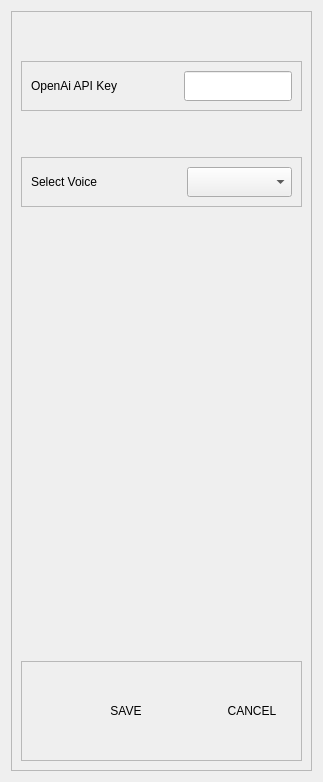
      <widget class="QWidget" name="settingspage">
       <layout class="QVBoxLayout" name="verticalLayout_6">
        <item>
         <widget class="QFrame" name="frame_5">
          <property name="minimumSize">
           <size>
            <width>200</width>
            <height>760</height>
           </size>
          </property>
          <property name="maximumSize">
           <size>
            <width>16777215</width>
            <height>16777215</height>
           </size>
          </property>
          <property name="styleSheet">
           <string notr="true"/>
          </property>
          <property name="frameShape">
           <enum>QFrame::StyledPanel</enum>
          </property>
          <property name="frameShadow">
           <enum>QFrame::Raised</enum>
          </property>
          <layout class="QVBoxLayout" name="verticalLayout_3">
           <item>
            <spacer name="verticalSpacer_2">
             <property name="orientation">
              <enum>Qt::Vertical</enum>
             </property>
             <property name="sizeType">
              <enum>QSizePolicy::Fixed</enum>
             </property>
             <property name="sizeHint" stdset="0">
              <size>
               <width>20</width>
               <height>40</height>
              </size>
             </property>
            </spacer>
           </item>
           <item>
            <widget class="QFrame" name="openAiKeyFrame">
             <property name="sizePolicy">
              <sizepolicy hsizetype="Expanding" vsizetype="Fixed">
               <horstretch>0</horstretch>
               <verstretch>0</verstretch>
              </sizepolicy>
             </property>
             <property name="minimumSize">
              <size>
               <width>0</width>
               <height>50</height>
              </size>
             </property>
             <property name="maximumSize">
              <size>
               <width>16777215</width>
               <height>50</height>
              </size>
             </property>
             <property name="frameShape">
              <enum>QFrame::StyledPanel</enum>
             </property>
             <property name="frameShadow">
              <enum>QFrame::Raised</enum>
             </property>
             <layout class="QHBoxLayout" name="horizontalLayout">
              <property name="spacing">
               <number>3</number>
              </property>
              <item>
               <widget class="QLabel" name="openAiKeyLabel">
                <property name="sizePolicy">
                 <sizepolicy hsizetype="Fixed" vsizetype="Fixed">
                  <horstretch>0</horstretch>
                  <verstretch>0</verstretch>
                 </sizepolicy>
                </property>
                <property name="minimumSize">
                 <size>
                  <width>150</width>
                  <height>30</height>
                 </size>
                </property>
                <property name="maximumSize">
                 <size>
                  <width>150</width>
                  <height>30</height>
                 </size>
                </property>
                <property name="text">
                 <string>OpenAi API Key</string>
                </property>
               </widget>
              </item>
              <item alignment="Qt::AlignVCenter">
               <widget class="QLineEdit" name="openAiKeyLineEdit">
                <property name="minimumSize">
                 <size>
                  <width>0</width>
                  <height>30</height>
                 </size>
                </property>
                <property name="maximumSize">
                 <size>
                  <width>16777215</width>
                  <height>30</height>
                 </size>
                </property>
               </widget>
              </item>
             </layout>
            </widget>
           </item>
           <item>
            <spacer name="verticalSpacer_7">
             <property name="orientation">
              <enum>Qt::Vertical</enum>
             </property>
             <property name="sizeType">
              <enum>QSizePolicy::Fixed</enum>
             </property>
             <property name="sizeHint" stdset="0">
              <size>
               <width>20</width>
               <height>40</height>
              </size>
             </property>
            </spacer>
           </item>
           <item>
            <widget class="QFrame" name="selectVoiceFrame">
             <property name="sizePolicy">
              <sizepolicy hsizetype="Expanding" vsizetype="Fixed">
               <horstretch>0</horstretch>
               <verstretch>0</verstretch>
              </sizepolicy>
             </property>
             <property name="minimumSize">
              <size>
               <width>0</width>
               <height>50</height>
              </size>
             </property>
             <property name="maximumSize">
              <size>
               <width>16777215</width>
               <height>50</height>
              </size>
             </property>
             <property name="frameShape">
              <enum>QFrame::StyledPanel</enum>
             </property>
             <property name="frameShadow">
              <enum>QFrame::Raised</enum>
             </property>
             <layout class="QHBoxLayout" name="horizontalLayout_5">
              <item>
               <widget class="QLabel" name="selectVoiceLabel">
                <property name="sizePolicy">
                 <sizepolicy hsizetype="Fixed" vsizetype="Fixed">
                  <horstretch>0</horstretch>
                  <verstretch>0</verstretch>
                 </sizepolicy>
                </property>
                <property name="minimumSize">
                 <size>
                  <width>150</width>
                  <height>30</height>
                 </size>
                </property>
                <property name="maximumSize">
                 <size>
                  <width>150</width>
                  <height>30</height>
                 </size>
                </property>
                <property name="text">
                 <string>Select Voice</string>
                </property>
               </widget>
              </item>
              <item>
               <widget class="QComboBox" name="selectVoiceComboBox">
                <property name="sizePolicy">
                 <sizepolicy hsizetype="Expanding" vsizetype="Fixed">
                  <horstretch>0</horstretch>
                  <verstretch>0</verstretch>
                 </sizepolicy>
                </property>
                <property name="maximumSize">
                 <size>
                  <width>16777215</width>
                  <height>30</height>
                 </size>
                </property>
               </widget>
              </item>
             </layout>
            </widget>
           </item>
           <item>
            <spacer name="verticalSpacer">
             <property name="orientation">
              <enum>Qt::Vertical</enum>
             </property>
             <property name="sizeHint" stdset="0">
              <size>
               <width>20</width>
               <height>40</height>
              </size>
             </property>
            </spacer>
           </item>
           <item>
            <widget class="QFrame" name="footerSettingsPage">
             <property name="sizePolicy">
              <sizepolicy hsizetype="Expanding" vsizetype="Fixed">
               <horstretch>0</horstretch>
               <verstretch>0</verstretch>
              </sizepolicy>
             </property>
             <property name="minimumSize">
              <size>
               <width>0</width>
               <height>100</height>
              </size>
             </property>
             <property name="maximumSize">
              <size>
               <width>16777215</width>
               <height>100</height>
              </size>
             </property>
             <property name="frameShape">
              <enum>QFrame::StyledPanel</enum>
             </property>
             <property name="frameShadow">
              <enum>QFrame::Raised</enum>
             </property>
             <layout class="QHBoxLayout" name="horizontalLayout_9">
              <item>
               <spacer name="horizontalSpacer">
                <property name="orientation">
                 <enum>Qt::Horizontal</enum>
                </property>
                <property name="sizeHint" stdset="0">
                 <size>
                  <width>40</width>
                  <height>20</height>
                 </size>
                </property>
               </spacer>
              </item>
              <item>
               <widget class="QPushButton" name="saveSettingsButton">
                <property name="sizePolicy">
                 <sizepolicy hsizetype="Fixed" vsizetype="Fixed">
                  <horstretch>0</horstretch>
                  <verstretch>0</verstretch>
                 </sizepolicy>
                </property>
                <property name="minimumSize">
                 <size>
                  <width>70</width>
                  <height>30</height>
                 </size>
                </property>
                <property name="text">
                 <string>SAVE</string>
                </property>
                <property name="checkable">
                 <bool>true</bool>
                </property>
                <property name="flat">
                 <bool>true</bool>
                </property>
               </widget>
              </item>
              <item>
               <spacer name="horizontalSpacer_2">
                <property name="orientation">
                 <enum>Qt::Horizontal</enum>
                </property>
                <property name="sizeType">
                 <enum>QSizePolicy::Fixed</enum>
                </property>
                <property name="sizeHint" stdset="0">
                 <size>
                  <width>40</width>
                  <height>20</height>
                 </size>
                </property>
               </spacer>
              </item>
              <item>
               <widget class="QPushButton" name="cancelSettingsButton">
                <property name="sizePolicy">
                 <sizepolicy hsizetype="Fixed" vsizetype="Fixed">
                  <horstretch>0</horstretch>
                  <verstretch>0</verstretch>
                 </sizepolicy>
                </property>
                <property name="minimumSize">
                 <size>
                  <width>70</width>
                  <height>30</height>
                 </size>
                </property>
                <property name="text">
                 <string>CANCEL</string>
                </property>
                <property name="checkable">
                 <bool>true</bool>
                </property>
                <property name="flat">
                 <bool>true</bool>
                </property>
               </widget>
              </item>
             </layout>
            </widget>
           </item>
          </layout>
         </widget>
        </item>
       </layout>
      </widget>
